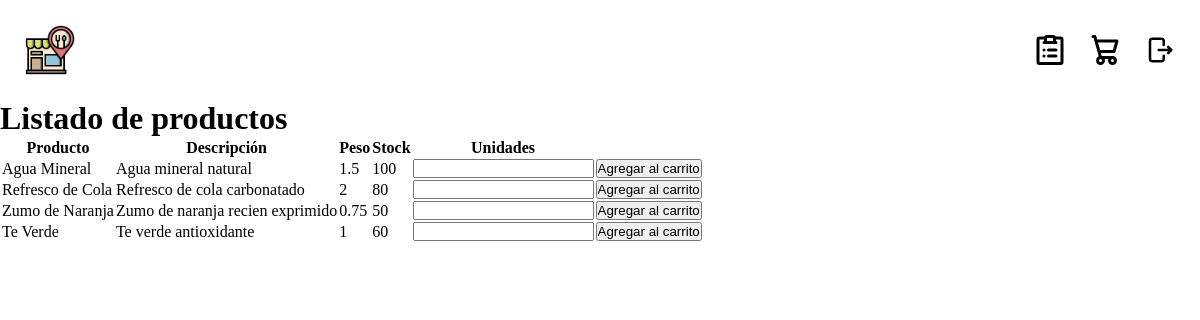
The app's page /productos.php?categoria=1 (signed in) with its own data.
### tables this page shows
CREATE TABLE producto(
    cod_producto INT PRIMARY KEY,
    nombre VARCHAR(40) NOT NULL,
    descripcion VARCHAR(100) NOT NULL,
    peso FLOAT NOT NULL,
    stock INT NOT NULL,
    cod_categoria INT NOT NULL,
    FOREIGN KEY(cod_categoria) REFERENCES categoria(cod_categoria)
);

### conexionBBDD.php (called while the page is built, shortened)
<?php
class Conexion extends PDO
{
    private $SERVIDOR = 'localhost';
    private $BD = 'restaurante';
    public function __construct()
    {
        $dsn = "mysql:host=$this->SERVIDOR;dbname=$this->BD;charset=utf8";
    }
    function mostrarProductos($categoria)
    {
        $consulta = "SELECT * FROM producto WHERE cod_categoria = :cod_categoria";
        $stmt = $this->prepare($consulta);
        $stmt->bindParam(':cod_categoria', $categoria);
        try {
            $stmt->execute();
            $resultado = $stmt->fetchAll(PDO::FETCH_ASSOC);
        } catch (PDOException $e) {
            return false;
        }
        return $resultado;
    }
}

### productos.php (the view, shortened to what this page needs)
<!DOCTYPE html>
<html lang="en">
<head>
    <link rel="stylesheet" href="./styles/style.css">
</head>
<body>
    <?php require "./cabecera.php"; ?>
    <h1>Listado de productos</h1>
    <?php
    if (isset($_GET['categoria'])) {
        $id_categoria = $_GET['categoria'];
        require_once "./conexionBBDD.php";
        $resultado = (new Conexion())->mostrarProductos($id_categoria);
        if ($resultado == false) {
            echo "<p style='color: red'>Error en la consulta de la base de datos.</p>";
        } else {
            echo "<table>";
            echo "<tr><th>Producto</th><th>Descripción</th><th>Peso</th><th>Stock</th><th>Unidades</th></tr>";
            foreach ($resultado as $producto) {
                echo "<tr><td>$producto[nombre]</td><td>$producto[descripcion]</td><td>$producto[peso]</td><td>$producto[stock]</td>";
                echo "<td><form action='agregarProducto.php' method='post'><input type='number' name='numProductos' min='1' required></td>";
                echo "<td><input type='hidden' name='cod_producto' value='$producto[cod_producto]'><input type='submit' value='Agregar al carrito'></td>";
                echo "</form></tr>";
            }
            echo "</table>";
        }
    } else {
        echo "<p style='color: red'>Error para seleccionar los productos en base a la categoría.</p>";
    }
    ?>
</body>
</html>

### styles/style.css (style rules this page uses)
html, body { height: 100%; width: 100%; }
* { margin: 0%; padding: 0%; box-sizing: border-box; }

### records on screen
producto: nombre "Agua Mineral", descripcion "Agua mineral natural", peso "1.5", stock "100"
producto: nombre "Refresco de Cola", descripcion "Refresco de cola carbonatado", peso "2", stock "80"
producto: nombre "Zumo de Naranja", descripcion "Zumo de naranja recien exprimido", peso "0.75", stock "50"
producto: nombre "Te Verde", descripcion "Te verde antioxidante", peso "1", stock "60"
